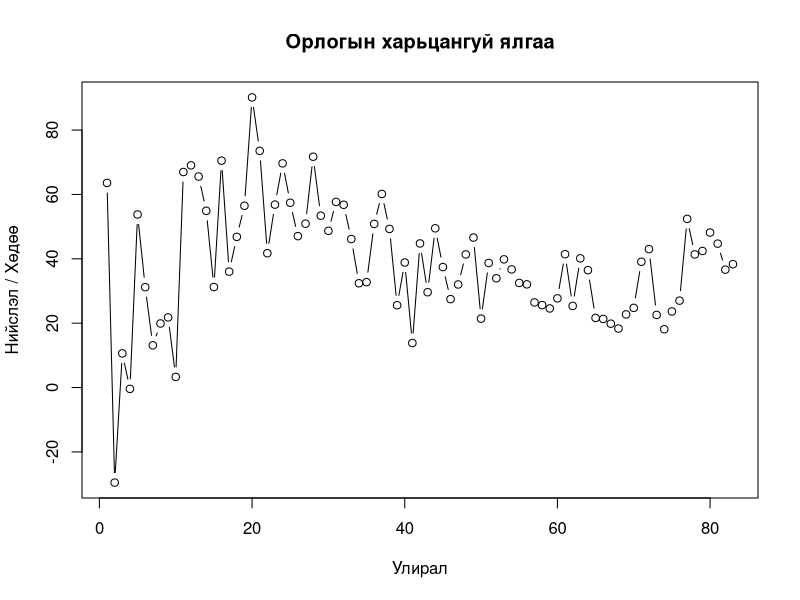
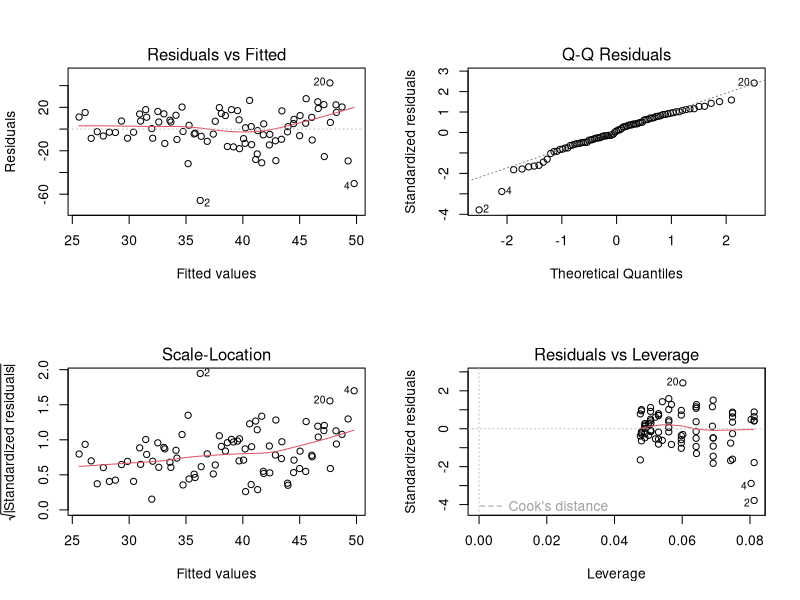
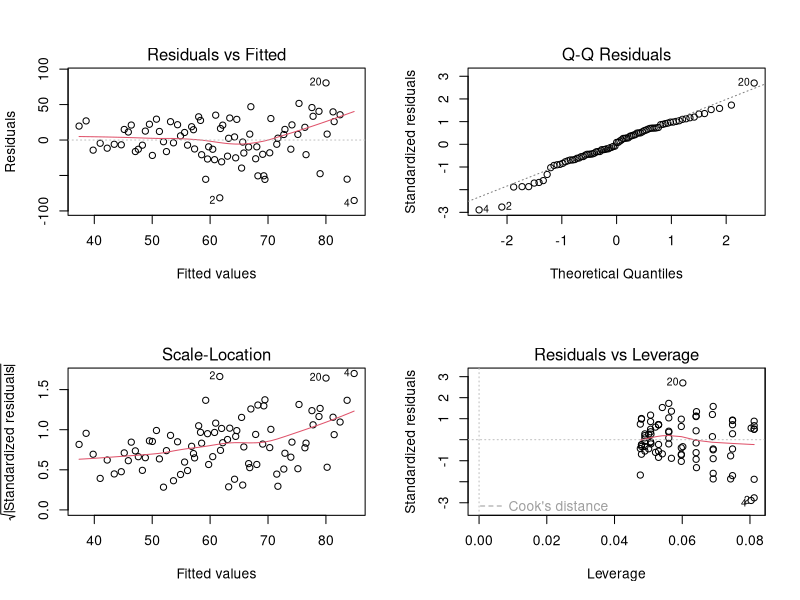

The R source for these figures, in order:
## ---- chunk 1
#| echo: false

conclusion <- NULL
## ---- chunk 2
X <- readxl::read_excel(
  "data.xlsx",
  skip = 1                 # Эхний 1 мөрийг алгасах
)
## ---- chunk 3
# Суурьшил хувьсагчийн утгыг мөрийн нэр болгох
X <- as.data.frame(X)      # Мөрийн нэр дэмждэг датафрейм бүтэцтэй болгох
rownames(X) <- X$Суурьшил  # Мөрийн нэр олгох

# Тоон бус утга агуулсан, хэрэгцээгүй багануудыг устгах
X$Суурьшил <- NULL
X$`Орлогын төрөл` <- NULL

# Хөрвүүлэх
X <- t(X)   # Матриц бүтэцтэй өгөгдөл гарна.

# Матрицыг датафрейм болгох
X <- as.data.frame(X)
## ---- chunk 4
knitr::kable(head(X), caption = "Өгөгдлийн эхний хэдэн мөр")
## ---- chunk 5
X$year <- rownames(X) |>
  substr(start = 1, stop = 4) |>
  as.integer()
X$quarter <- rownames(X) |>
  substr(start = 6, stop = 6) |>
  factor(levels = 1:4, labels = c("I", "II", "III", "IV"), ordered = FALSE)
## ---- chunk 6
X$relative_diff <- {X$Нийслэл - X$Хөдөө} / X$Хөдөө * 100
## ---- chunk 7
rownames(X) <- NULL   # мөрийг нэрийг арилгах
X$Нийслэл <- X$Хөдөө <- NULL
## ---- chunk 8
knitr::kable(tail(X), caption = "Бэлдсэн өгөгдлийн сүүлийн хэдэн мөр")
## ---- chunk 9
#| fig-cap: "Хот ба хөдөөгийн орлогын харьцангуй ялгаа, улирлаар"
plot(
  X$relative_diff,
  type = "b",
  xlab = "Улирал", ylab = "Нийслэл / Хөдөө",
  main = "Орлогын харьцангуй ялгаа"
)
## ---- chunk 10
model <- lm(formula = relative_diff ~ year + quarter, data = X)
summary(model)
## ---- chunk 11
#| fig-cap: "Регрессийн загварын оношлогооны диаграммууд"
par(mfrow = c(2, 2))
plot(model)
par(mfrow = c(1, 1))
## ---- chunk 12
#| fig-cap: "Yeo-Johnson хувиргалттай өгөгдөл дээрх регрессийн загварын оношлогооны диаграммууд"
# Yeo-Johnson хувиргалт
yj <- car::powerTransform(model, family="yjPower")
X$relative_diff_yj <- car::yjPower(X$relative_diff, lambda = yj$lambda)

# Хувиргасан хувьсагч дээр загварыг ахин ажиллуулах
model_yj <- lm(relative_diff_yj ~ year + quarter, data = X)

# Оношлогоо
par(mfrow = c(2, 2))
plot(model_yj)
par(mfrow = c(1, 1))
## ---- chunk 13
summary(model_yj)
## ---- chunk 14
#| echo: false

conclusion <- append(conclusion,
r"(Нийслэл болон хөдөөний өрхүүдийн орлогын харьцангуй ялгаа цаг хугацааны явцад буурах хандлагатай.)"
)
## ---- chunk 15
summary(model_yj)
## ---- chunk 16
#| echo: false

conclusion <- append(conclusion,
r"(Орлогын харьцангуй ялгааны өөрчлөлтийг тайлбарлахад улирлын нөлөө ач холбогдолтой.)"
)
## ---- chunk 17
#| results: asis
#| echo: false

for (i in seq_along(conclusion)) {
  cat(paste0(i, ". ", conclusion[i], "\n"))
}; rm(i)
